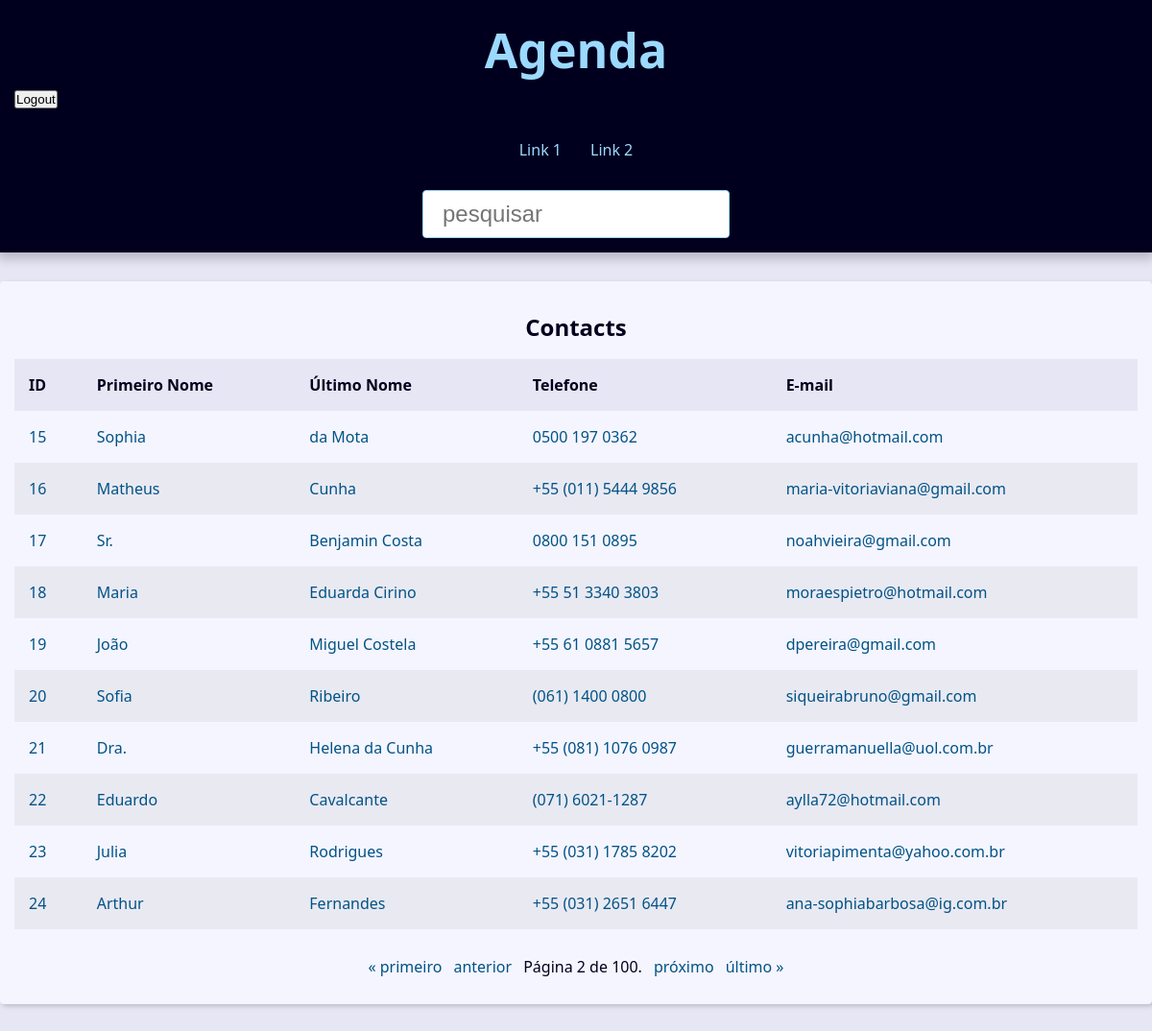
/agenda/?page=2&q= (signed in), run on the app's committed database.
### contact/models.py (models this page shows, shortened)
class Contact(models.Model):
  first_name = models.CharField(max_length=50)
  last_name = models.CharField(max_length=50,blank=True)
  phone = models.CharField(max_length=50)
  email = models.EmailField(max_length=254, blank=True)
  created_date = models.DateTimeField(default=timezone.now)  # Django executa a função timezone.now() quando o objeto Contato é criado
  description = models.TextField(blank=True)
  show = models.BooleanField(default=True)
  picture = models.ImageField(blank=True,upload_to='pictures/%Y/%m') # Depende do pillow
  category = models.ForeignKey(Category,
  on_delete=models.SET_NULL,  # Tipos de on_delete => 1) CASCADE 2) SET_NULL 3) PROTECT 4 ) SET_DEFAULT
  blank=True,null=True)
  owner = models.ForeignKey(User,on_delete=models.SET_NULL,blank=True,null=True)
  class Meta:
    verbose_name = 'Contact'
    verbose_name_plural = 'Contacts'

### contact/views/contact_views.py (the view)
# urls.py: path('',views.index, name='index')
@login_required
def index(request):
  contacts = Contact.objects.filter(show=True).order_by('id')
  paginator = Paginator(contacts, 10)
  page_number = request.GET.get("page")
  page_obj = paginator.get_page(page_number)
  context = {
    'page_obj': page_obj,
    'site_title': 'Contatos - '
  }
  return render(request, 'contact/index.html',context)

### contact/templates/contact/index.html
{% extends 'global/base.html' %} {% block content %} {% if page_obj %}
<div class="responsive-table">
  <table class="contacts-table">
    <caption class="table-caption">
      Contacts
    </caption>
    <thead>
      <tr class="table-row table-row-header">
        <th class="table-header">ID</th>
        <th class="table-header">Primeiro Nome</th>
        <th class="table-header">Último Nome</th>
        <th class="table-header">Telefone</th>
        <th class="table-header">E-mail</th>
      </tr>
    </thead>
    <tbody>
      {% for contact in page_obj %}
      <tr class="table-row">
        <td class="table-cel">
          <a class="table-link" href="{% url 'contact:contact' contact.id %}">
            {{ contact.id }}
          </a>
        </td>
        <td class="table-cel">
          <a class="table-link" href="#"> {{ contact.first_name }} </a>
        </td>
        <td class="table-cel">
          <a class="table-link" href="#"> {{ contact.last_name }} </a>
        </td>
        <td class="table-cel">
          <a class="table-link" href="#"> {{ contact.phone }} </a>
        </td>
        <td class="table-cel">
          <a class="table-link" href="#"> {{ contact.email }} </a>
        </td>
      </tr>
      {% endfor %}
    </tbody>
  </table>
</div>
{% else %}
<div class="single-contact">
  <h1 class="single-contact-name">Nenhum contato encontrado</h1>
</div>
{% endif %} {% endblock content %}

### base_static/global/css/style.css (style rules this page uses)
:root { --spacing: 1.5rem; --link-dark-color: rgb(0, 83, 134); --link-light-color: rgb(156, 217, 255); --clr-white: rgb(245, 245, 255); --clr-black: rgb(0, 0, 30); --clr-light-gray: rgb(230, 230, 245); --clr-dark-shadow-5: rgba(0, 0, 10, 5%); --clr-dark-shadow-10: rgba(0, 0, 10, 10%); --clr-dark-shadow-20: rgba(0, 0, 10, 20%); --clr-light-shadow-5: rgba(200, 200, 255, 5%); --clr-light-shadow-10: rgba(200, 200, 255, 10%); --clr-light-shadow-20: rgba(200, 200, 255, 20%); --main-page-width: 120rem; --table-min-width: 60rem; --biggest-font-size: 5rem; --bigger-font-size: 4rem; --big-font-size: 3.2rem; --medium-font-size: 2.4rem; --small-font-size: 1.6rem; --smaller-font-size: 1.4rem; --smallest-font-size: 1.2rem; --transition-fast: 300ms; --transition-medium: 600ms; --transition-slow: 1s; --default-border-radius: 4px; }
*, *::before, *::after { margin: 0; padding: 0; box-sizing: border-box; }
html { font-size: 62.5%; }
body { font-family: system-ui, -apple-system, BlinkMacSystemFont, 'Segoe UI', Roboto, Oxygen, Ubuntu, Cantarell, 'Open Sans', 'Helvetica Neue', sans-serif; line-height: 1.5; font-size: var(--small-font-size); color: var(--clr-black); -webkit-font-smoothing: antialiased; background: var(--clr-light-gray); }
.responsive-table { width: 100%; overflow-x: auto; }
.contacts-table { width: 100%; min-width: var(--table-min-width); border-collapse: collapse; }
.table-caption { font-size: var(--medium-font-size); font-weight: bold; padding: var(--spacing); }
.table-row { text-align: left; text-overflow: ellipsis; transition: background-color var(--transition-fast) ease-in-out; }
.table-row:nth-of-type(2n) { background: var(--clr-dark-shadow-5); }
.table-row-header { background: var(--clr-light-gray); color: var(--clr-black); }
.table-cel, .table-header { padding: var(--spacing); }
.table-link { color: var(--link-dark-color); transition: color var(--transition-fast) ease-in-out; text-decoration: none; }

### data on the page
Contact: id "15", first_name "Sophia", last_name "da Mota", phone "0500 197 0362", email "acunha@hotmail.com"
Contact: id "16", first_name "Matheus", last_name "Cunha", phone "+55 (011) 5444 9856", email "maria-vitoriaviana@gmail.com"
Contact: id "17", first_name "Sr.", last_name "Benjamin Costa", phone "0800 151 0895", email "noahvieira@gmail.com"
Contact: id "18", first_name "Maria", last_name "Eduarda Cirino", phone "+55 51 3340 3803", email "moraespietro@hotmail.com"
Contact: id "19", first_name "João", last_name "Miguel Costela", phone "+55 61 0881 5657", email "dpereira@gmail.com"
Contact: id "20", first_name "Sofia", last_name "Ribeiro", phone "(061) 1400 0800", email "siqueirabruno@gmail.com"
Contact: id "21", first_name "Dra.", last_name "Helena da Cunha", phone "+55 (081) 1076 0987", email "guerramanuella@uol.com.br"
Contact: id "22", first_name "Eduardo", last_name "Cavalcante", phone "(071) 6021-1287", email "aylla72@hotmail.com"
Contact: id "23", first_name "Julia", last_name "Rodrigues", phone "+55 (031) 1785 8202", email "vitoriapimenta@yahoo.com.br"
Contact: id "24", first_name "Arthur", last_name "Fernandes", phone "+55 (031) 2651 6447", email "ana-sophiabarbosa@ig.com.br"

### other printed values
{{ page_obj.number }} "2"
{{ page_obj.paginator.num_pages }} "100"
